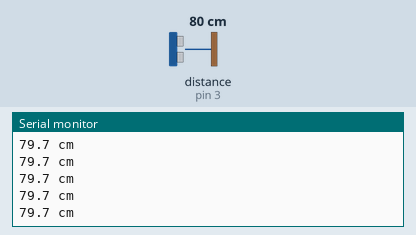
Recording of a sketch running on a simulated Arduino Uno, built with avr-gcc and run on an emulated ATmega328P. On the bench: the last lines printed to the serial monitor. Wiring (inferred from the names in the program): ultrasonic range finder: trigger pin 2; echo pin 3. The inputs (shaded band) are chosen by the test bench; at power-on: distance to the obstacle (sensor on pin 3) 80 cm. The echo pulse lasts 58.3 µs per cm.

Above: at 1.2 s.
1.3 s: distance to the obstacle (sensor on pin 3) set to 2 cm
At 1.38 s:
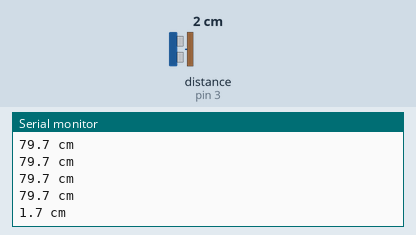
4.3 s: distance to the obstacle (sensor on pin 3) set to 4 cm
At 4.3 s:
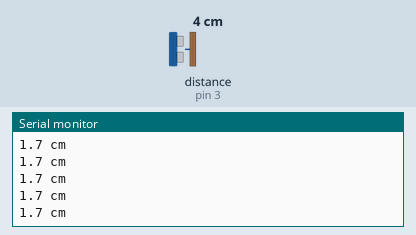
Timing chart, 0 to 7.3 s (numbered marks = the images above; inputs shaded):
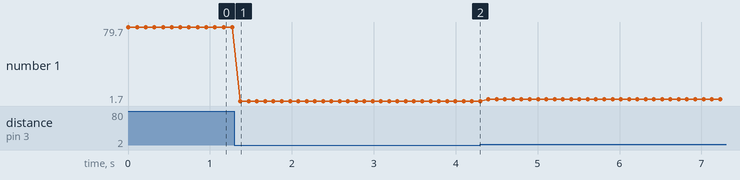

The sketch:

test_03_hcsr04.ino
```cpp
// Test 1.3: HC-SR04 distance.
// Compare with a ruler at 20, 50, 100, 200 cm and note the error.
// A timeout is reported as "out of range" and must never be treated as "close".

const uint8_t PIN_TRIG = 2;
const uint8_t PIN_ECHO = 3;

const unsigned long ECHO_TIMEOUT_US = 25000UL;  // ~4.3 m round trip
const float SPEED_OF_SOUND_CM_PER_US = 0.0343f;  // at ~20 C

// Returns distance in cm, or -1 on timeout.
float readDistanceCm() {
  digitalWrite(PIN_TRIG, LOW);
  delayMicroseconds(2);
  digitalWrite(PIN_TRIG, HIGH);
  delayMicroseconds(10);
  digitalWrite(PIN_TRIG, LOW);

  unsigned long duration = pulseIn(PIN_ECHO, HIGH, ECHO_TIMEOUT_US);
  if (duration == 0) return -1;
  return duration * SPEED_OF_SOUND_CM_PER_US / 2.0f;
}

void setup() {
  Serial.begin(9600);
  pinMode(PIN_TRIG, OUTPUT);
  pinMode(PIN_ECHO, INPUT);
}

void loop() {
  float cm = readDistanceCm();
  if (cm < 0) {
    Serial.println(F("out of range / timeout"));
  } else {
    Serial.print(cm, 1);
    Serial.println(F(" cm"));
  }
  delay(100);  // ~10 Hz
}
```

Measured:
- after the input at 1.3 s, the serial monitor: prints a new line after 0.07 s (image 1)
- plotted number 1: 79.7 → 1.7 after the input at 1.3 s, 1.7 → 3.7 after the input at 4.3 s
